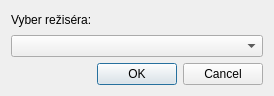
<?xml version="1.0" encoding="UTF-8"?>
<ui version="4.0">
 <class>VyberRezisera</class>
 <widget class="QDialog" name="VyberRezisera">
  <property name="geometry">
   <rect>
    <x>0</x>
    <y>0</y>
    <width>274</width>
    <height>96</height>
   </rect>
  </property>
  <property name="windowTitle">
   <string>Dialog</string>
  </property>
  <layout class="QGridLayout" name="gridLayout">
   <item row="0" column="0">
    <widget class="QLabel" name="label">
     <property name="text">
      <string>Vyber režiséra:</string>
     </property>
    </widget>
   </item>
   <item row="1" column="0">
    <widget class="QComboBox" name="comboBox_reziser"/>
   </item>
   <item row="2" column="0">
    <widget class="QDialogButtonBox" name="buttonBox">
     <property name="orientation">
      <enum>Qt::Horizontal</enum>
     </property>
     <property name="standardButtons">
      <set>QDialogButtonBox::Cancel|QDialogButtonBox::Ok</set>
     </property>
    </widget>
   </item>
  </layout>
 </widget>
 <resources/>
 <connections>
  <connection>
   <sender>buttonBox</sender>
   <signal>accepted()</signal>
   <receiver>VyberRezisera</receiver>
   <slot>accept()</slot>
   <hints>
    <hint type="sourcelabel">
     <x>248</x>
     <y>254</y>
    </hint>
    <hint type="destinationlabel">
     <x>157</x>
     <y>274</y>
    </hint>
   </hints>
  </connection>
  <connection>
   <sender>buttonBox</sender>
   <signal>rejected()</signal>
   <receiver>VyberRezisera</receiver>
   <slot>reject()</slot>
   <hints>
    <hint type="sourcelabel">
     <x>316</x>
     <y>260</y>
    </hint>
    <hint type="destinationlabel">
     <x>286</x>
     <y>274</y>
    </hint>
   </hints>
  </connection>
 </connections>
</ui>
